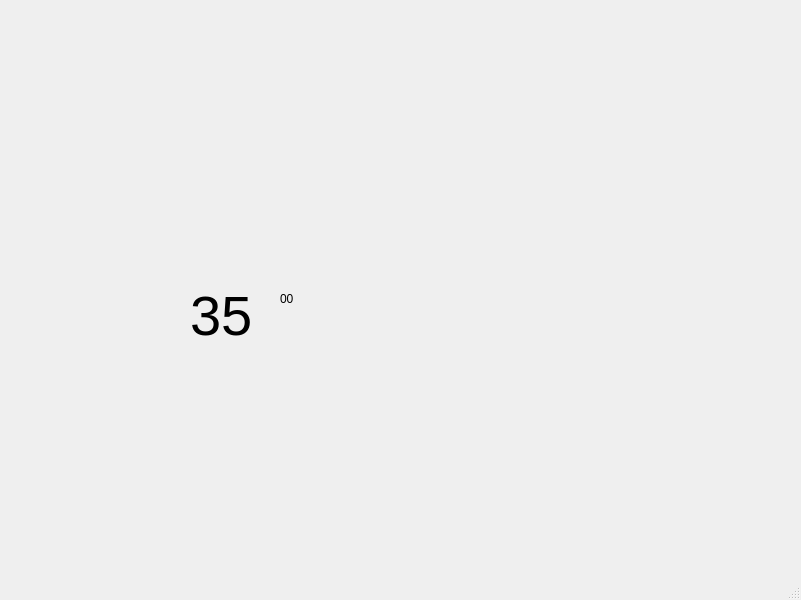
<?xml version="1.0" encoding="UTF-8"?>
<ui version="4.0">
 <class>MainWindow</class>
 <widget class="QMainWindow" name="MainWindow">
  <property name="geometry">
   <rect>
    <x>0</x>
    <y>0</y>
    <width>801</width>
    <height>600</height>
   </rect>
  </property>
  <property name="windowTitle">
   <string>MainWindow</string>
  </property>
  <property name="autoFillBackground">
   <bool>false</bool>
  </property>
  <widget class="QWidget" name="centralwidget">
   <widget class="QLabel" name="jog">
    <property name="geometry">
     <rect>
      <x>50</x>
      <y>100</y>
      <width>471</width>
      <height>441</height>
     </rect>
    </property>
    <property name="text">
     <string/>
    </property>
    <property name="pixmap">
     <pixmap>assets/jog-off.png</pixmap>
    </property>
   </widget>
   <widget class="QPushButton" name="power">
    <property name="geometry">
     <rect>
      <x>700</x>
      <y>130</y>
      <width>71</width>
      <height>71</height>
     </rect>
    </property>
    <property name="styleSheet">
     <string notr="true">image: url(:/assets/assets/power-on.png);
border: none;
</string>
    </property>
    <property name="text">
     <string/>
    </property>
    <property name="iconSize">
     <size>
      <width>300</width>
      <height>300</height>
     </size>
    </property>
    <property name="checkable">
     <bool>false</bool>
    </property>
   </widget>
   <widget class="QLabel" name="label_3">
    <property name="geometry">
     <rect>
      <x>70</x>
      <y>290</y>
      <width>281</width>
      <height>211</height>
     </rect>
    </property>
    <property name="text">
     <string/>
    </property>
    <property name="pixmap">
     <pixmap>assets/pressed-bg-down.png</pixmap>
    </property>
   </widget>
   <widget class="QLabel" name="label_4">
    <property name="geometry">
     <rect>
      <x>80</x>
      <y>140</y>
      <width>281</width>
      <height>211</height>
     </rect>
    </property>
    <property name="text">
     <string/>
    </property>
    <property name="pixmap">
     <pixmap>assets/pressed-bg-up.png</pixmap>
    </property>
   </widget>
   <widget class="QPushButton" name="incTemp">
    <property name="geometry">
     <rect>
      <x>210</x>
      <y>240</y>
      <width>31</width>
      <height>25</height>
     </rect>
    </property>
    <property name="styleSheet">
     <string notr="true">image: url(:/assets/assets/temp-up-pressed.png);
border: none;</string>
    </property>
    <property name="text">
     <string/>
    </property>
   </widget>
   <widget class="QPushButton" name="decTemp">
    <property name="geometry">
     <rect>
      <x>210</x>
      <y>360</y>
      <width>31</width>
      <height>31</height>
     </rect>
    </property>
    <property name="autoFillBackground">
     <bool>false</bool>
    </property>
    <property name="styleSheet">
     <string notr="true">border: none;
image: url(:/assets/assets/temp-down-pressed.png);
</string>
    </property>
    <property name="text">
     <string/>
    </property>
   </widget>
   <widget class="QLabel" name="Temp">
    <property name="geometry">
     <rect>
      <x>190</x>
      <y>280</y>
      <width>71</width>
      <height>71</height>
     </rect>
    </property>
    <property name="font">
     <font>
      <pointsize>42</pointsize>
     </font>
    </property>
    <property name="text">
     <string>35</string>
    </property>
   </widget>
   <widget class="QLabel" name="currentTemp">
    <property name="geometry">
     <rect>
      <x>280</x>
      <y>290</y>
      <width>67</width>
      <height>17</height>
     </rect>
    </property>
    <property name="text">
     <string>00</string>
    </property>
   </widget>
   <widget class="QPushButton" name="pushButton">
    <property name="geometry">
     <rect>
      <x>410</x>
      <y>80</y>
      <width>101</width>
      <height>41</height>
     </rect>
    </property>
    <property name="styleSheet">
     <string notr="true">image: url(:/assets/assets/fan-4-on.png);
border: none;</string>
    </property>
    <property name="text">
     <string/>
    </property>
   </widget>
  </widget>
  <widget class="QMenuBar" name="menubar">
   <property name="geometry">
    <rect>
     <x>0</x>
     <y>0</y>
     <width>801</width>
     <height>22</height>
    </rect>
   </property>
  </widget>
  <widget class="QStatusBar" name="statusbar"/>
 </widget>
 <resources/>
 <connections/>
</ui>
